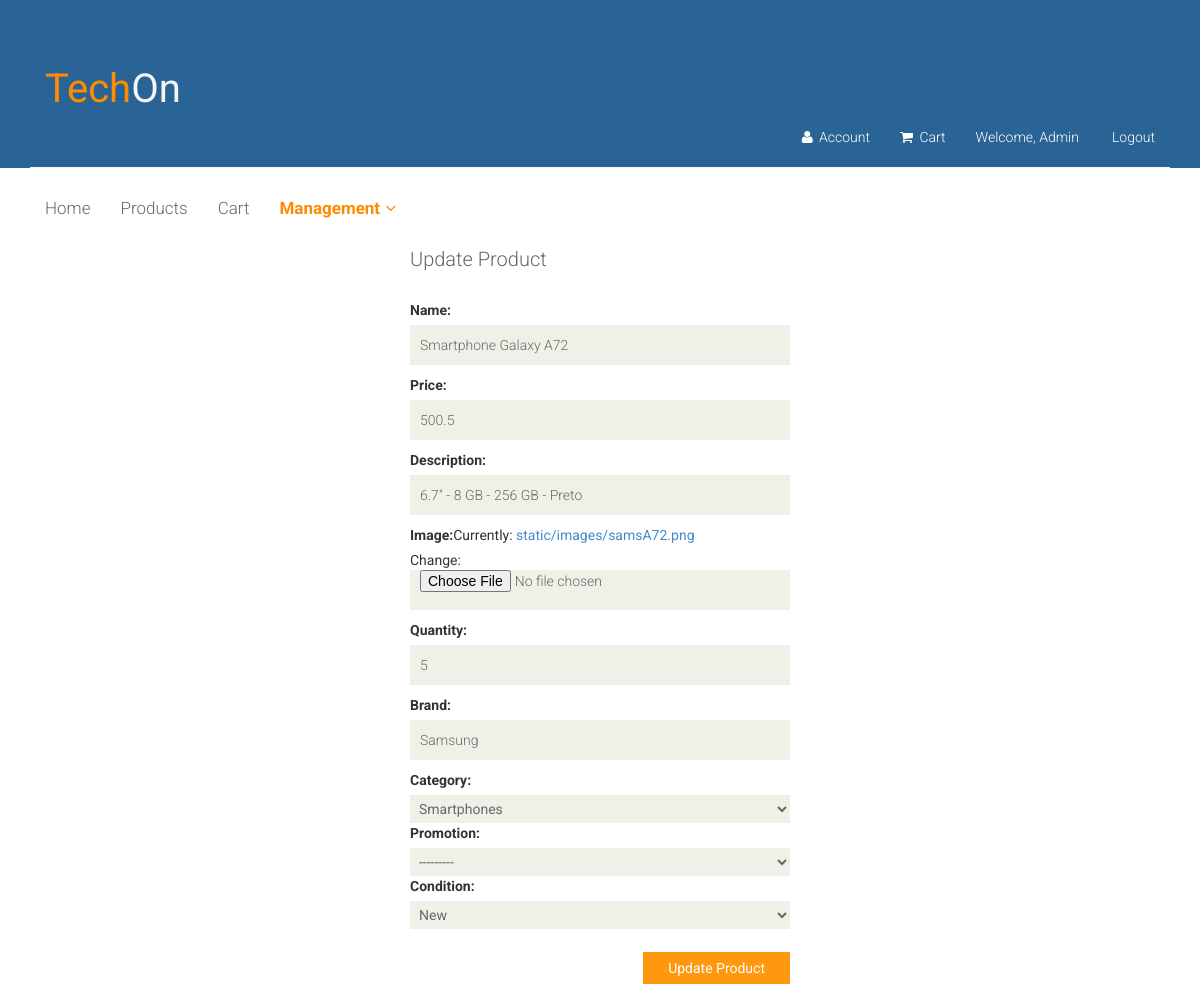
Screenshot of /updateProduct/8/ (signed in) with the database file from the repository.
### app/models.py (models this page shows, shortened)
class Product(models.Model):
    name = models.CharField(max_length=80)
    price = models.FloatField()
    description = models.CharField(max_length=300)
    image = models.FileField(upload_to='static/images',blank=True, null=True)
    quantity = models.IntegerField( default=1, validators=[
            MinValueValidator(0)
        ])
    stock = models.BooleanField()
    brand = models.CharField(max_length=80)
    CATEGORY = (('Smartphones', 'Smartphones'),
                ('Computers', 'Computers'),
                ('Tablets', 'Tablets'),
                ('Drones', 'Drones')
                , ('Televisions', 'Televisions'))
    category = models.CharField(max_length=150, choices=CATEGORY)
    promotion = models.ForeignKey(Promotion, default=None, blank=True, null=True, on_delete=models.CASCADE)
    date = models.DateTimeField(default=datetime.now)
    conditions = (('New', 'New'), ('Used', 'Used'))
    condition = models.CharField(choices=conditions, default='New', null=True, max_length=15)
    seller = models.CharField(default='TechOn',  max_length=150)

class Promotion(models.Model):
    name = models.CharField(max_length=80)
    discount = models.FloatField()
    description = models.CharField(max_length=300)
    deadline = models.DateField()
    def __str__(self):
        return self.name

### app/views.py (the view)
# urls.py: path('updateProduct/<str:pk>/', views.updateProduct, name='updateProduct'),
def updateProduct(request, pk):
    pr = Product.objects.get(id=pk)
    if request.user.is_authenticated:
        if request.user.is_superuser or request.user.get_username() == pr.seller:
            if request.method == 'POST':
                form = createProductForm(request.POST, request.FILES)
                if form.is_valid():
                    data = form.cleaned_data
                    name = data['name']
                    price = data['price']
                    description = data['description']
                    quantity = data['quantity']
                    stock = True
                    if quantity == 0:
                        stock = False
                    brand = data['brand']
                    category = data['category']
                    promotion = data['promotion']
                    condition = data['condition']
                    pr.name = name
                    pr.price = price
                    pr.description = description
                    pr.image = request.FILES["image"]
                    pr.quantity = quantity
                    pr.stock = stock
                    pr.brand = brand
                    pr.condition = condition
                    pr.category = category
                    pr.promotion = promotion
                    pr.save()
                    return redirect('productsManagement')
            else:
                form = createProductForm(initial={
                    'name': pr.name,
                    'price': pr.price,
                    'description': pr.description,
                    'image': pr.image,
                    'quantity': pr.quantity,
                    'stock': pr.stock,
                    'brand': pr.brand,
                    'category': pr.category,
                    'promotion': pr.promotion,
                })
        return render(request, 'updateProduct.html', {'form': form})
    return redirect('login')

### app/forms.py
class createProductForm(forms.Form):
    name = forms.CharField(label="Name", required=True)
    price = forms.FloatField(label="Price", required=True)
    description = forms.CharField(label="Description", required=True, max_length=350)
    image = forms.ImageField(label="Image")
    quantity = forms.IntegerField(label="Quantity", required=True, min_value=0)
    brand = forms.CharField(label="Brand")
    CATEGORY = (
    ('Smartphones', 'Smartphones'), ('Computers', 'Computers'), ('Tablets', 'Tablets'), ('Drones', 'Drones'),
    ('Televisions', 'Televisions'))
    category = forms.ChoiceField(choices=CATEGORY)
    promotion = forms.ModelChoiceField(queryset=Promotion.objects.all(), required=False)
    conditions = (('New', 'New'), ('Used', 'Used'))
    condition = forms.ChoiceField(choices=conditions)

### app/templates/updateProduct.html (shortened to what this page needs)
{% extends "layout.html" %}
{% block content %}
	<section >
        <div class="row">
				<div class="col-sm-4 col-sm-offset-4" >
                        <div class="login-form">
                            <h2>Update Product</h2>
                           <form method="POST" action="." enctype= multipart/form-data>
                                {{ form }}
                                <button style="float:right;" type="submit" class="btn btn-default">Update Product</button>
                            </form>
                        </div>
                    </div>
                <br><br>
		</div>
    </section>
{% endblock %}

### app/templates/layout.html (shortened to what this page needs)
<!DOCTYPE html>
<html lang="en">
<head>
    {% load static %}
    <link href="{% static 'css/bootstrap.min.css' %}" rel="stylesheet">
    <link  href="{% static "css/font-awesome.min.css" %}"  rel="stylesheet">
    <link href="{% static "css/prettyPhoto.css" %}"  rel="stylesheet">
    <link href="{% static "css/price-range.css" %}" rel="stylesheet">
    <link href="{% static "css/animate.css" %}" rel="stylesheet">
    <link href="{% static "css/main.css" %}" rel="stylesheet">
    <link href="{% static "css/responsive.css" %}" rel="stylesheet">
</head>
<body >
	<header style="height:0px">
		<div style="background-color: #2a6496" class="header-middle">
			<div class="container">
				<div class="row">
					<div class="col-md-4 clearfix">
						<div class="logo pull-left"  style="margin-top: 40px">
                            <a href="{% url "home" %}" > <span style="color: darkorange; font-size: 40px;"   >Tech</span></a><span style="color: whitesmoke; font-size: 40px;"   >On</span></a>
						</div>
					</div>
					<div class="col-md-12 clearfix">
						<div class="shop-menu clearfix pull-right">
							<ul style="float:right" class="nav navbar-nav">
								<li><a style="background-color: #2a6496; color: white" href="{% url 'account' %}"><i class="fa fa-user"></i> Account {{ Credits }}</a></li>
								<li><a style="background-color: #2a6496; color: white" href="{% url "cart" %}" ><i class="fa fa-shopping-cart"></i> Cart</a></li>
                                {% if user.is_authenticated %}
								    <li><a style="background-color: #2a6496; color: white"  href="" > Welcome, {{ user.get_username }}</a></li>
                                    <li ><a style="background-color: #2a6496; color:white"  href="{% url "logout" %}">Logout </a></li>
                                {% else %}
								    <li><a style="background-color: #2a6496; color:white" href="{% url 'login' %}" ><i class="fa fa-sign-in" aria-hidden="true"></i>Login</a></li>
                                {%  endif %}
							</ul>
						</div>
					</div>
				</div>
			</div>
		</div>
		<div class="header-bottom">
			<div class="container " >
				<div class="row">
					<div class="col-sm-12">
						<div class="mainmenu  col-sm-12  pull-left" >
							<ul style="float:left" class="nav navbar-nav collapse navbar-collapse">
								<li><a href="{% url "home" %}" >Home</a></li>
                                <li><a href="{% url "searchProducts" %}" >Products</a></li>
                                <li><a  href="{% url "cart" %}">Cart</a></li>
                                {% if user.is_authenticated and user.is_superuser %}
                                    <li class="dropdown"><a href="#"><strong style="color: darkorange">Management<i class="fa fa-angle-down"></i></strong></a>
                                </li>
                                {%  endif %}
							</ul>
						</div>
					</div>
				</div>
				</div>
			</div>
	</header>
            {% block content %}
            {% endblock %}
</body>
</html>

### app/static/css/main.css (style rules this page uses)
body { font-family: 'Roboto', sans-serif; position: relative; font-weight: 400px; }
ul li { list-style: none; }
a { -webkit-transition: 300ms; transition: 300ms; }
h1, h2, h3, h4, h5, h6 { font-family: 'Roboto', sans-serif; }
.header-middle .container .row { border-bottom: 1px solid #f5f5f5; margin-left: 0; margin-right: 0; padding-bottom: 20px; padding-top: 20px; }
.shop-menu ul li { display: inline-block; padding-left: 15px; padding-right: 15px; }
.shop-menu ul li:last-child { padding-right: 0; }
.shop-menu ul li a { background: #FFFFFF; color: #696763; font-family: 'Roboto', sans-serif; font-size: 14px; font-weight: 300; padding: 0; padding-right: 0; margin-top: 10px; }
.shop-menu ul li a i { margin-right: 3px; }
.header-bottom { padding-bottom: 30px; padding-top: 30px; }
.navbar-collapse.collapse { padding-left: 0; }
.mainmenu ul li { padding-right: 15px; padding-left: 15px; }
.mainmenu ul li:first-child { padding-left: 0px; }
.mainmenu ul li a { color: #696763; font-family: 'Roboto', sans-serif; font-size: 17px; font-weight: 300; padding: 0; padding-bottom: 10px; }
.fa-angle-down { padding-left: 5px; }
.login-form h2, .signup-form h2 { color: #696763; font-family: 'Roboto', sans-serif; font-size: 20px; font-weight: 300; margin-bottom: 30px; }
.login-form form input, .signup-form form input { background: #F0F0E9; border: medium none; color: #696763; display: block; font-family: 'Roboto', sans-serif; font-size: 14px; font-weight: 300; height: 40px; margin-bottom: 10px; outline: medium none; padding-left: 10px; width: 100%; }
.login-form form button { margin-top: 23px; }
.login-form form button, .signup-form form button { background: #FE980F; border: medium none; border-radius: 0; color: #FFFFFF; display: block; font-family: 'Roboto', sans-serif; padding: 6px 25px; }
.user_info input, select, textarea { background: #F0F0E9; border: 0; color: #696763; padding: 5px; width: 100%; border-radius: 0; resize: none }

### rows the page displays
Product: name "Smartphone Galaxy A72", price "500.5", description "6.7'' - 8 GB - 256 GB - Preto", quantity "5", brand "Samsung", category "Smartphones", promotion "---------", condition "New"

### other values shown
{{ user.get_username }} "Admin"
